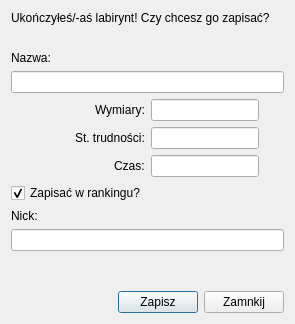
<?xml version="1.0" encoding="UTF-8"?>
<ui version="4.0">
 <class>WinDialog</class>
 <widget class="QDialog" name="WinDialog">
  <property name="geometry">
   <rect>
    <x>0</x>
    <y>0</y>
    <width>295</width>
    <height>324</height>
   </rect>
  </property>
  <property name="windowTitle">
   <string>Dialog</string>
  </property>
  <layout class="QVBoxLayout" name="verticalLayout_3">
   <item>
    <widget class="QLabel" name="label_header">
     <property name="text">
      <string>Ukończyłeś/-aś labirynt! Czy chcesz go zapisać?</string>
     </property>
    </widget>
   </item>
   <item>
    <spacer name="verticalSpacer">
     <property name="orientation">
      <enum>Qt::Vertical</enum>
     </property>
     <property name="sizeType">
      <enum>QSizePolicy::Minimum</enum>
     </property>
     <property name="sizeHint" stdset="0">
      <size>
       <width>20</width>
       <height>20</height>
      </size>
     </property>
    </spacer>
   </item>
   <item>
    <layout class="QVBoxLayout" name="verticalLayout">
     <item>
      <widget class="QLabel" name="label_name">
       <property name="text">
        <string>Nazwa:</string>
       </property>
      </widget>
     </item>
     <item>
      <widget class="QLineEdit" name="le_name"/>
     </item>
    </layout>
   </item>
   <item>
    <layout class="QGridLayout" name="gridLayout">
     <item row="0" column="1" alignment="Qt::AlignLeft">
      <widget class="QLineEdit" name="le_hxw">
       <property name="placeholderText">
        <string/>
       </property>
      </widget>
     </item>
     <item row="1" column="0" alignment="Qt::AlignRight">
      <widget class="QLabel" name="label_difficulty">
       <property name="text">
        <string>St. trudności:</string>
       </property>
      </widget>
     </item>
     <item row="1" column="1" alignment="Qt::AlignLeft">
      <widget class="QLineEdit" name="le_difficulty"/>
     </item>
     <item row="2" column="1" alignment="Qt::AlignLeft">
      <widget class="QLineEdit" name="le_seconds"/>
     </item>
     <item row="2" column="0" alignment="Qt::AlignRight">
      <widget class="QLabel" name="label_seconds">
       <property name="text">
        <string>Czas:</string>
       </property>
      </widget>
     </item>
     <item row="0" column="0" alignment="Qt::AlignRight">
      <widget class="QLabel" name="label_hxw">
       <property name="text">
        <string>Wymiary:</string>
       </property>
      </widget>
     </item>
    </layout>
   </item>
   <item>
    <layout class="QVBoxLayout" name="verticalLayout_2">
     <item>
      <widget class="QCheckBox" name="cb_ranking">
       <property name="layoutDirection">
        <enum>Qt::LeftToRight</enum>
       </property>
       <property name="text">
        <string>Zapisać w rankingu?</string>
       </property>
       <property name="checked">
        <bool>true</bool>
       </property>
       <property name="tristate">
        <bool>false</bool>
       </property>
      </widget>
     </item>
     <item>
      <widget class="QLabel" name="label_nick">
       <property name="text">
        <string>Nick:</string>
       </property>
      </widget>
     </item>
     <item>
      <widget class="QLineEdit" name="le_nick"/>
     </item>
    </layout>
   </item>
   <item>
    <spacer name="verticalSpacer_3">
     <property name="orientation">
      <enum>Qt::Vertical</enum>
     </property>
     <property name="sizeHint" stdset="0">
      <size>
       <width>20</width>
       <height>25</height>
      </size>
     </property>
    </spacer>
   </item>
   <item>
    <layout class="QHBoxLayout" name="horizontalLayout">
     <item>
      <spacer name="horizontalSpacer">
       <property name="orientation">
        <enum>Qt::Horizontal</enum>
       </property>
       <property name="sizeHint" stdset="0">
        <size>
         <width>40</width>
         <height>20</height>
        </size>
       </property>
      </spacer>
     </item>
     <item>
      <widget class="QPushButton" name="pb_Save">
       <property name="text">
        <string>Zapisz</string>
       </property>
      </widget>
     </item>
     <item>
      <widget class="QPushButton" name="pb_Close">
       <property name="text">
        <string>Zamnkij</string>
       </property>
      </widget>
     </item>
    </layout>
   </item>
  </layout>
 </widget>
 <resources/>
 <connections/>
</ui>
